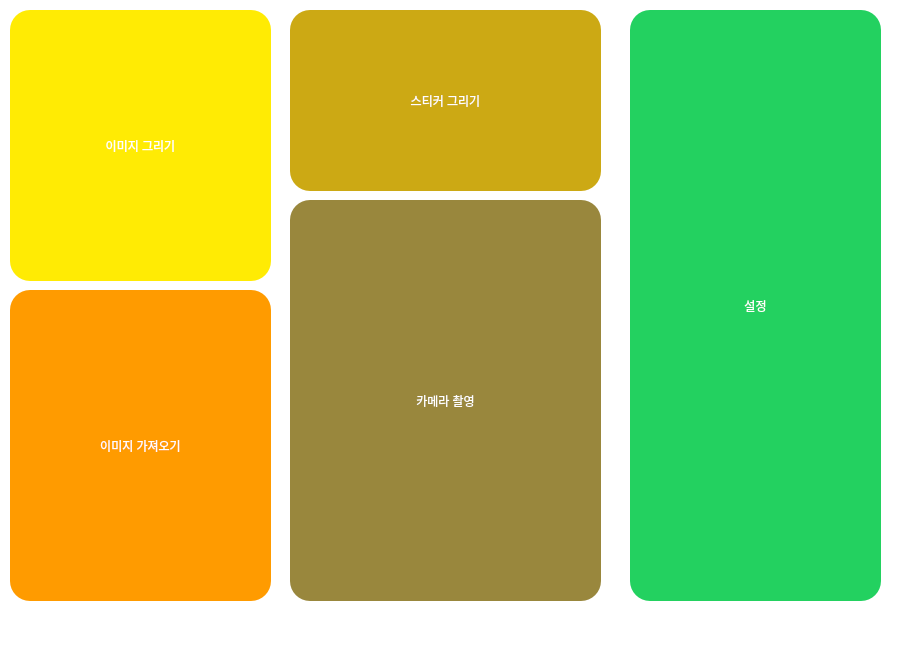
<?xml version="1.0" encoding="UTF-8"?>
<ui version="4.0">
 <class>MainWindow</class>
 <widget class="QMainWindow" name="MainWindow">
  <property name="geometry">
   <rect>
    <x>0</x>
    <y>0</y>
    <width>919</width>
    <height>655</height>
   </rect>
  </property>
  <property name="windowTitle">
   <string>MainWindow</string>
  </property>
  <property name="styleSheet">
   <string notr="true">background-color:#ffffff;</string>
  </property>
  <widget class="QWidget" name="centralwidget">
   <widget class="QPushButton" name="pushButton">
    <property name="geometry">
     <rect>
      <x>630</x>
      <y>10</y>
      <width>251</width>
      <height>591</height>
     </rect>
    </property>
    <property name="styleSheet">
     <string notr="true">background-color: #23d160;
   border-color: transparent;
   color: #fff;
   border-radius: 20px;</string>
    </property>
    <property name="text">
     <string>설정</string>
    </property>
   </widget>
   <widget class="QPushButton" name="pushButton_2">
    <property name="geometry">
     <rect>
      <x>10</x>
      <y>10</y>
      <width>261</width>
      <height>271</height>
     </rect>
    </property>
    <property name="styleSheet">
     <string notr="true">background-color: #FFEB04;
   border-color: transparent;
   color: #fff;
   border-radius: 20px;</string>
    </property>
    <property name="text">
     <string>이미지 그리기</string>
    </property>
   </widget>
   <widget class="QPushButton" name="pushButton_3">
    <property name="geometry">
     <rect>
      <x>290</x>
      <y>200</y>
      <width>311</width>
      <height>401</height>
     </rect>
    </property>
    <property name="styleSheet">
     <string notr="true">background-color: #99873D;
   border-color: transparent;
   color: #fff;
   border-radius: 20px;</string>
    </property>
    <property name="text">
     <string>카메라 촬영</string>
    </property>
   </widget>
   <widget class="QPushButton" name="pushButton_4">
    <property name="geometry">
     <rect>
      <x>10</x>
      <y>290</y>
      <width>261</width>
      <height>311</height>
     </rect>
    </property>
    <property name="styleSheet">
     <string notr="true">background-color: #FF9B00;
   border-color: transparent;
   color: #fff;
   border-radius: 20px;</string>
    </property>
    <property name="text">
     <string>이미지 가져오기</string>
    </property>
   </widget>
   <widget class="QPushButton" name="pushButton_5">
    <property name="geometry">
     <rect>
      <x>290</x>
      <y>10</y>
      <width>311</width>
      <height>181</height>
     </rect>
    </property>
    <property name="styleSheet">
     <string notr="true">background-color: #CCA914;
   border-color: transparent;
   color: #fff;
   border-radius: 20px;</string>
    </property>
    <property name="text">
     <string>스티커 그리기</string>
    </property>
   </widget>
  </widget>
  <widget class="QMenuBar" name="menubar">
   <property name="geometry">
    <rect>
     <x>0</x>
     <y>0</y>
     <width>919</width>
     <height>26</height>
    </rect>
   </property>
  </widget>
  <widget class="QStatusBar" name="statusbar"/>
 </widget>
 <resources/>
 <connections>
  <connection>
   <sender>pushButton_2</sender>
   <signal>clicked()</signal>
   <receiver>MainWindow</receiver>
   <slot>draw_image()</slot>
   <hints>
    <hint type="sourcelabel">
     <x>179</x>
     <y>306</y>
    </hint>
    <hint type="destinationlabel">
     <x>289</x>
     <y>564</y>
    </hint>
   </hints>
  </connection>
  <connection>
   <sender>pushButton_3</sender>
   <signal>clicked()</signal>
   <receiver>MainWindow</receiver>
   <slot>take_camera()</slot>
   <hints>
    <hint type="sourcelabel">
     <x>345</x>
     <y>363</y>
    </hint>
    <hint type="destinationlabel">
     <x>283</x>
     <y>94</y>
    </hint>
   </hints>
  </connection>
  <connection>
   <sender>pushButton</sender>
   <signal>clicked()</signal>
   <receiver>MainWindow</receiver>
   <slot>configure()</slot>
   <hints>
    <hint type="sourcelabel">
     <x>746</x>
     <y>230</y>
    </hint>
    <hint type="destinationlabel">
     <x>622</x>
     <y>300</y>
    </hint>
   </hints>
  </connection>
  <connection>
   <sender>pushButton_4</sender>
   <signal>clicked()</signal>
   <receiver>MainWindow</receiver>
   <slot>get_image()</slot>
   <hints>
    <hint type="sourcelabel">
     <x>68</x>
     <y>492</y>
    </hint>
    <hint type="destinationlabel">
     <x>285</x>
     <y>412</y>
    </hint>
   </hints>
  </connection>
  <connection>
   <sender>pushButton_5</sender>
   <signal>clicked()</signal>
   <receiver>MainWindow</receiver>
   <slot>draw_sticker()</slot>
   <hints>
    <hint type="sourcelabel">
     <x>520</x>
     <y>124</y>
    </hint>
    <hint type="destinationlabel">
     <x>617</x>
     <y>94</y>
    </hint>
   </hints>
  </connection>
 </connections>
 <slots>
  <slot>draw_image()</slot>
  <slot>take_camera()</slot>
  <slot>configure()</slot>
  <slot>get_image()</slot>
  <slot>draw_sticker()</slot>
 </slots>
</ui>
